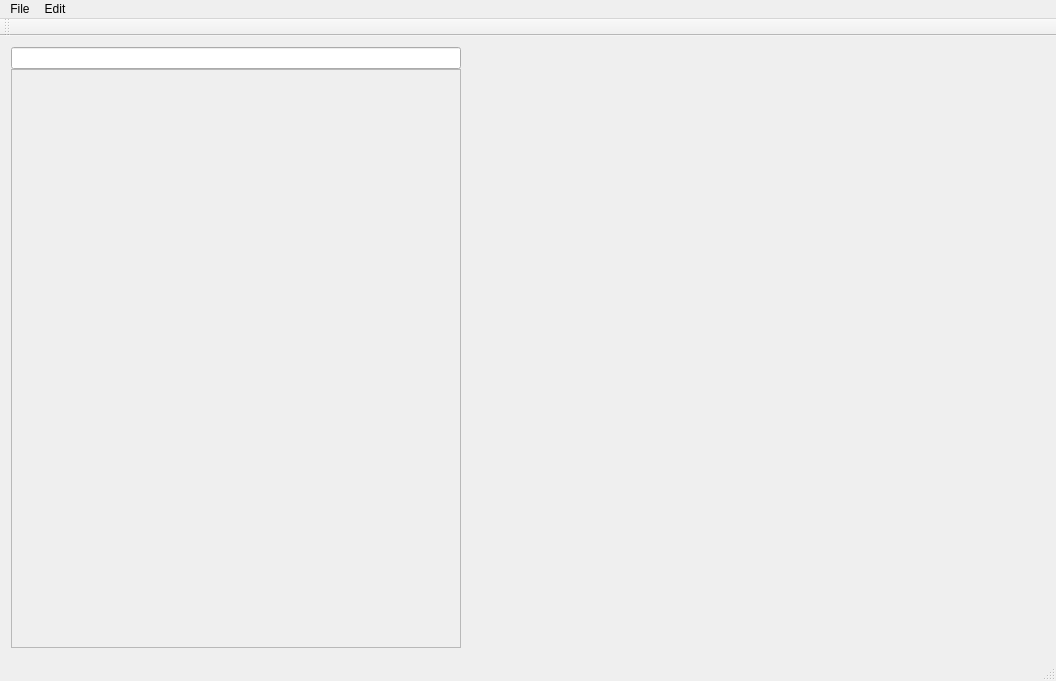
<?xml version="1.0" encoding="UTF-8"?>
<ui version="4.0">
 <class>MainWindow</class>
 <widget class="QMainWindow" name="MainWindow">
  <property name="geometry">
   <rect>
    <x>0</x>
    <y>0</y>
    <width>1056</width>
    <height>681</height>
   </rect>
  </property>
  <property name="windowTitle">
   <string>MainWindow</string>
  </property>
  <widget class="QWidget" name="centralWidget">
   <layout class="QHBoxLayout" name="horizontalLayout">
    <item>
     <layout class="QHBoxLayout" name="horizontalLayout_2">
      <item>
       <layout class="QVBoxLayout" name="verticalLayout">
        <property name="spacing">
         <number>0</number>
        </property>
        <property name="sizeConstraint">
         <enum>QLayout::SetMinimumSize</enum>
        </property>
        <item>
         <widget class="QLineEdit" name="lineEdit">
          <property name="maximumSize">
           <size>
            <width>450</width>
            <height>16777215</height>
           </size>
          </property>
         </widget>
        </item>
        <item>
         <widget class="QScrollArea" name="scrollArea">
          <property name="sizePolicy">
           <sizepolicy hsizetype="Minimum" vsizetype="Expanding">
            <horstretch>0</horstretch>
            <verstretch>0</verstretch>
           </sizepolicy>
          </property>
          <property name="maximumSize">
           <size>
            <width>450</width>
            <height>16777215</height>
           </size>
          </property>
          <property name="widgetResizable">
           <bool>true</bool>
          </property>
          <widget class="QWidget" name="scrollAreaWidgetContents">
           <property name="geometry">
            <rect>
             <x>0</x>
             <y>0</y>
             <width>448</width>
             <height>560</height>
            </rect>
           </property>
           <property name="sizePolicy">
            <sizepolicy hsizetype="Minimum" vsizetype="Preferred">
             <horstretch>0</horstretch>
             <verstretch>0</verstretch>
            </sizepolicy>
           </property>
           <property name="maximumSize">
            <size>
             <width>450</width>
             <height>16777215</height>
            </size>
           </property>
          </widget>
         </widget>
        </item>
       </layout>
      </item>
      <item>
       <widget class="QWidget" name="mediaContainer" native="true"/>
      </item>
     </layout>
    </item>
   </layout>
  </widget>
  <widget class="QMenuBar" name="menuBar">
   <property name="geometry">
    <rect>
     <x>0</x>
     <y>0</y>
     <width>1056</width>
     <height>25</height>
    </rect>
   </property>
   <widget class="QMenu" name="menuFile">
    <property name="title">
     <string>File</string>
    </property>
    <addaction name="actionBackup_Locally"/>
   </widget>
   <widget class="QMenu" name="menuEdit">
    <property name="title">
     <string>Edit</string>
    </property>
   </widget>
   <addaction name="menuFile"/>
   <addaction name="menuEdit"/>
  </widget>
  <widget class="QToolBar" name="mainToolBar">
   <attribute name="toolBarArea">
    <enum>TopToolBarArea</enum>
   </attribute>
   <attribute name="toolBarBreak">
    <bool>false</bool>
   </attribute>
  </widget>
  <widget class="QStatusBar" name="statusBar"/>
  <action name="actionBackup_Locally">
   <property name="text">
    <string>Backup Locally</string>
   </property>
  </action>
 </widget>
 <layoutdefault spacing="6" margin="11"/>
 <resources/>
 <connections/>
</ui>
